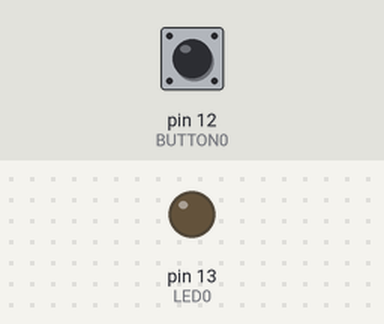
Recording of a sketch running on a simulated Arduino Uno, built with avr-gcc and run on an emulated ATmega328P. On the bench: output pins drawn as LEDs (lit = HIGH). The test bench sets the inputs (shaded band); at power-on: pin 12 (BUTTON0) LOW.

Above: at 1.2 s.
1.3 s: pin 12 (BUTTON0) pulled HIGH for 0.15 s
At 1.37 s:
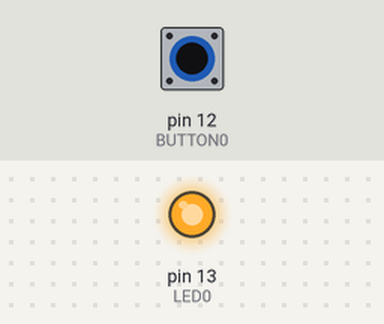
2.9 s: pin 12 (BUTTON0) pulled HIGH for 3.2 s
At 7.3 s:
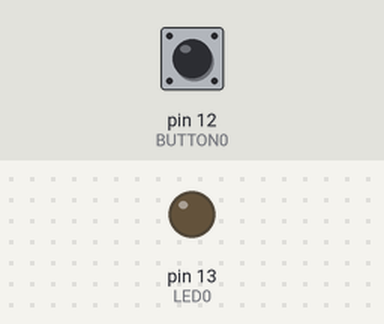
Timing chart, 0 to 8.8 s (numbered marks = the images above; inputs shaded):
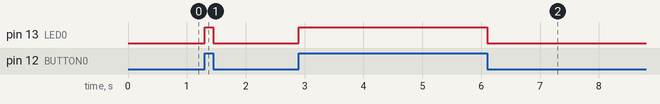

Measured:
- after the input at 1.3 s, pin 13 (LED0): LOW → HIGH at once, → LOW 0.15 s later
- after the input at 2.9 s, pin 13 (LED0): LOW → HIGH at once, → LOW 3.2 s later

The sketch:

source.ino
```cpp
const unsigned int LED0 = 13;
const unsigned int BUTTON0 = 12;

void setup() {

  pinMode(LED0, OUTPUT);
  pinMode(BUTTON0, INPUT);
}

void loop() {

  digitalWrite(LED0, digitalRead(BUTTON0));
}
```
